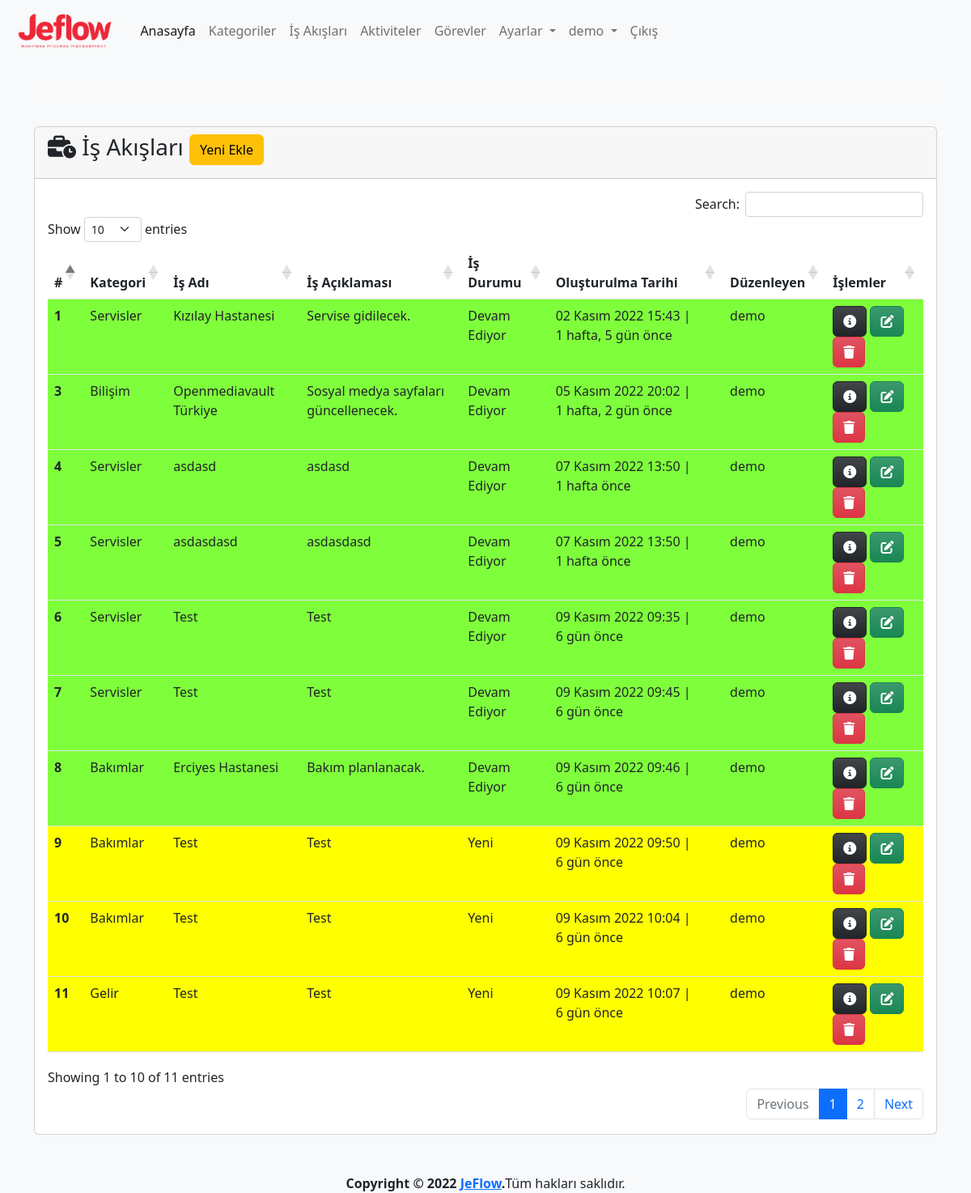
Page /process/ (signed in) on the committed database.
### app/models.py (models this page shows, shortened)
class Process(models.Model):
    category=models.ForeignKey(Category,on_delete=models.CASCADE,verbose_name='Kategori')
    name=models.CharField(max_length=500,verbose_name='İş Akış Adı')
    description=models.TextField(verbose_name='İş Akış Açıklaması', blank=True, null=True)
    state=models.ForeignKey(State, on_delete=models.SET_NULL,verbose_name='Durum', blank=True, null=True)
    created_date=models.DateTimeField(auto_now_add=True, verbose_name='Oluşturulma Tarihi')
    user=models.ForeignKey(User,on_delete=models.CASCADE,verbose_name='Kullanıcı', blank=True, null=True)
    class Meta:
        verbose_name='İş Akışı'
        verbose_name_plural='İş Akışları'

class Category(models.Model):
    name=models.CharField(max_length=500,verbose_name='Kategori Adı')
    description=models.TextField(verbose_name='Kategori Açıklaması', blank=True, null=True)
    created_date=models.DateTimeField(auto_now_add=True, verbose_name='Oluşturulma Tarihi')
    user=models.ForeignKey(User,on_delete=models.CASCADE,verbose_name='Kullanıcı', blank=True, null=True)
    def __str__(self):
        return self.name # + ' - ' + self.created_date.strftime("%d.%m.%Y, %H:%M:%S")
    class Meta:
        verbose_name='Kategori'
        verbose_name_plural="Kategoriler"

class State(models.Model):
    name=models.CharField(max_length=100,verbose_name='Durum')
    description=models.TextField(verbose_name='Açıklama', blank=True, null=True)
    color=ColorField(default='#FFFFFF',verbose_name='Renk')
    created_date=models.DateTimeField(auto_now_add=True, verbose_name='Oluşturulma Tarihi', blank=True, null=True)
    user=models.ForeignKey(User,on_delete=models.PROTECT,verbose_name='Kullanıcı', blank=True, null=True)
    def __str__(self):
        return self.name
    class Meta:
        verbose_name='Durum'
        verbose_name_plural='Durumlar'

### app/views.py (the view, shortened to what this page needs)
# urls.py: path('process/', views.process, name='process'),
@login_required(login_url='/user/login/')
def process(request):
    state=get_object_or_404(State,name='Yeni')
    process_form=ProcessForm(initial={'state':state})
    processes = Process.objects.order_by('created_date')
    context = {
        'process_form':process_form,
        'processes': processes
    }
    return render(request, 'app/process.html', context)

### app/forms.py
class ProcessForm(forms.ModelForm):
    class Meta:
        model=Process
        fields=('category','name','description','state')

### templates/app/process.html (shortened to what this page needs)
{% extends 'layout.html' %}
{% load humanize %}
{% block content %}
{% load crispy_forms_tags %}
<div class="row mt-3">
    <div class="col-md-12">
        <div class="card">
            <div class="card-header">
                <h3 id="title" class="card-title">
                    <i class="fa-solid fa-business-time"></i>
                    İş Akışları
                    <button type="button" class="btn btn-warning" data-bs-toggle="modal" data-bs-target="#processModal">
                        Yeni Ekle
                    </button>
                </h3>
            </div>
            <div class="card-body">
                {% if processes %}
                <table id="process" class="table table-hover">
                    <thead>
                        <tr>
                            <th scope="col">#</th>
                            <th scope="col">Kategori</th>
                            <th scope="col">İş Adı</th>
                            <th scope="col">İş Açıklaması</th>
                            <th scope="col">İş Durumu</th>
                            <th scope="col">Oluşturulma Tarihi</th>
                            <th scope="col">Düzenleyen</th>
                            <th scope="col">İşlemler</th>
                        </tr>
                    </thead>
                    <tbody>
                        {% for process in processes %}
                        <tr style="background-color: {{ process.state.color }}">
                            <th scope="row">{{ process.id }}</th>
                            <td>{{ process.category }}</td>
                            <td>{{ process.name }}</td>
                            <td>{{ process.description }}</td>
                            <td>
                                    {% if process.state is not None %}
                                    {{ process.state }}
                                    {% else %}
                                    -
                                    {% endif %}
                            </td>
                            <td>{{ process.created_date }} | {{ process.created_date | timesince}} önce</td>
                            <td>{{ process.user }}</td>
                            <td>
                                <a href="{% url 'process_detail' process.id %}" class="btn btn-dark bg-gradient"
                                    data-bs-toggle="popover" data-bs-trigger="hover" data-bs-title="Detaylar"
                                    data-bs-content="Seçili satırdaki kaydın detaylarını görüntüler.">
                                    <i class="fa-solid fa-circle-info"></i>
                                </a>
                                <a class="btn btn-success bg-gradient" href="{% url 'process_update' process.id %}"
                                    data-bs-toggle="popover" data-bs-trigger="hover" data-bs-title="Düzenle"
                                    data-bs-content="Seçili satırdaki kaydı düzenler.">
                                    <i class="fa-solid fa-pen-to-square"></i>
                                </a>
                                <a class="btn btn-danger bg-gradient" href="{% url 'process_delete' process.id %}"
                                    data-bs-toggle="popover" data-bs-trigger="hover" data-bs-title="Sil"
                                    data-bs-content="Seçili satırdaki kaydı siler.">
                                    <i class="fa-solid fa-trash"></i>
                                </a>
                            </td>
                        </tr>
                        {% endfor %}
                    </tbody>
                </table>
                {% else %}
                <div class="alert alert-warning">
                    <p>İş Akışı bulunamadı.</p>
                </div>
                {% endif %}
            </div>
        </div>
    </div>
</div>
{% endblock %}

### templates/layout.html (shortened to what this page needs)
{% load static %}
<!doctype html>
<html lang="tr">
<head>
  <link href="https://cdn.jsdelivr.net/npm/bootstrap@5.2.2/dist/css/bootstrap.min.css" rel="stylesheet"
>
  <link rel="stylesheet" href="{% static 'css/jeflow.css' %}">
  <link href="https://cdn.jsdelivr.net/npm/select2@4.1.0-rc.0/dist/css/select2.min.css" rel="stylesheet" />
  <link rel="stylesheet" type="text/css" href="https://cdn.datatables.net/1.12.1/css/dataTables.bootstrap5.min.css">
  <link rel="stylesheet" type="text/css"
    href="https://cdn.datatables.net/responsive/2.3.0/css/responsive.dataTables.min.css">
  <link rel="stylesheet" type="text/css" href="https://cdn.datatables.net/buttons/2.2.3/css/buttons.bootstrap5.min.css">
</head>
<body class="bg-light">
  <header>
    <nav class="navbar navbar-expand-lg navbar-light">
      <div class="container-fluid">
        <a class="navbar-brand" href="{% url 'index' %}">
          <img class="logo" src="{% static 'img/logo-text.png' %}" alt="JeFlow">
        </a>
        <div class="collapse navbar-collapse" id="navbarNavDropdown">
          <ul class="navbar-nav">
            <li class="nav-item">
              <a class="nav-link active" aria-current="page" href="{% url 'index' %}">Anasayfa</a>
            </li>
            {% if user.is_authenticated %}
            <li class="nav-item">
              <a class="nav-link" href="{% url 'category' %}">Kategoriler</a>
            </li>
            <li class="nav-item">
              <a class="nav-link" href="{% url 'process' %}">İş Akışları</a>
            </li>
            <li class="nav-item">
              <a class="nav-link" href="{% url 'activity' %}">Aktiviteler</a>
            </li>
            <li class="nav-item">
              <a class="nav-link" href="{% url 'task' %}">Görevler</a>
            </li>
            <li class="nav-item dropdown">
              <a class="nav-link dropdown-toggle" href="{% url 'settings' %}" role="button" data-bs-toggle="dropdown"
                aria-expanded="false">
                Ayarlar
              </a>
            </li>
            <li class="nav-item dropdown">
              <a class="nav-link dropdown-toggle" href="{% url 'profile' %}" role="button" data-bs-toggle="dropdown"
                aria-expanded="false">
                {{ user }}
              </a>
            </li>
            <li class="nav-item">
              <a class="nav-link" href="javascript:{document.getElementById('logout').submit()}">Çıkış</a>
            </li>
            {% else %}
            <li class="nav-item">
              <a class="nav-link" href="{% url 'register' %}">Kayıt Ol</a>
            </li>
            {% endif %}
          </ul>
        </div>
      </div>
    </nav>
  </header>
  <main>
    <div class="container mt-4">
      <div class="row mb-3">
        <div class="col-md-12">
          <div class="card border-0 text-center text-bg-light bg-gradient">
            <div class="card-body">
            </div>
          </div>
        </div>
      </div>
      {% block content %}
      {% endblock %}
    </div>
  </main>
  <footer class="mt-5">
    <div class="d-flex justify-content-center">
      <strong>Copyright &copy; 2022 <a href="http://jeflow.herokuapp.com">JeFlow</a>.</strong>
      Tüm hakları saklıdır.
    </div>
  </footer>
</body>
</html>

### static/css/jeflow.css (style rules this page uses)
img.logo { height: 50px; }

### rows in the picture
Process: id "1", category "Servisler", name "Kızılay Hastanesi", description "Servise gidilecek.", state "Devam Ediyor", created_date "02 Kasım 2022 15:43", created_date "1 hafta, 5 gün", user "demo"
Process: id "3", category "Bilişim", name "Openmediavault Türkiye", description "Sosyal medya sayfaları güncellenecek.", state "Devam Ediyor", created_date "05 Kasım 2022 20:02", created_date "1 hafta, 2 gün", user "demo"
Process: id "4", category "Servisler", name "asdasd", description "asdasd", state "Devam Ediyor", created_date "07 Kasım 2022 13:50", created_date "1 hafta", user "demo"
Process: id "5", category "Servisler", name "asdasdasd", description "asdasdasd", state "Devam Ediyor", created_date "07 Kasım 2022 13:50", created_date "1 hafta", user "demo"
Process: id "6", category "Servisler", name "Test", description "Test", state "Devam Ediyor", created_date "09 Kasım 2022 09:35", created_date "6 gün", user "demo"
Process: id "7", category "Servisler", name "Test", description "Test", state "Devam Ediyor", created_date "09 Kasım 2022 09:45", created_date "6 gün", user "demo"
Process: id "8", category "Bakımlar", name "Erciyes Hastanesi", description "Bakım planlanacak.", state "Devam Ediyor", created_date "09 Kasım 2022 09:46", created_date "6 gün", user "demo"
Process: id "9", category "Bakımlar", name "Test", description "Test", state "Yeni", created_date "09 Kasım 2022 09:50", created_date "6 gün", user "demo"
Process: id "10", category "Bakımlar", name "Test", description "Test", state "Yeni", created_date "09 Kasım 2022 10:04", created_date "6 gün", user "demo"
Process: id "11", category "Gelir", name "Test", description "Test", state "Yeni", created_date "09 Kasım 2022 10:07", created_date "6 gün", user "demo"

### other values in the picture
{{ user }} "demo"
